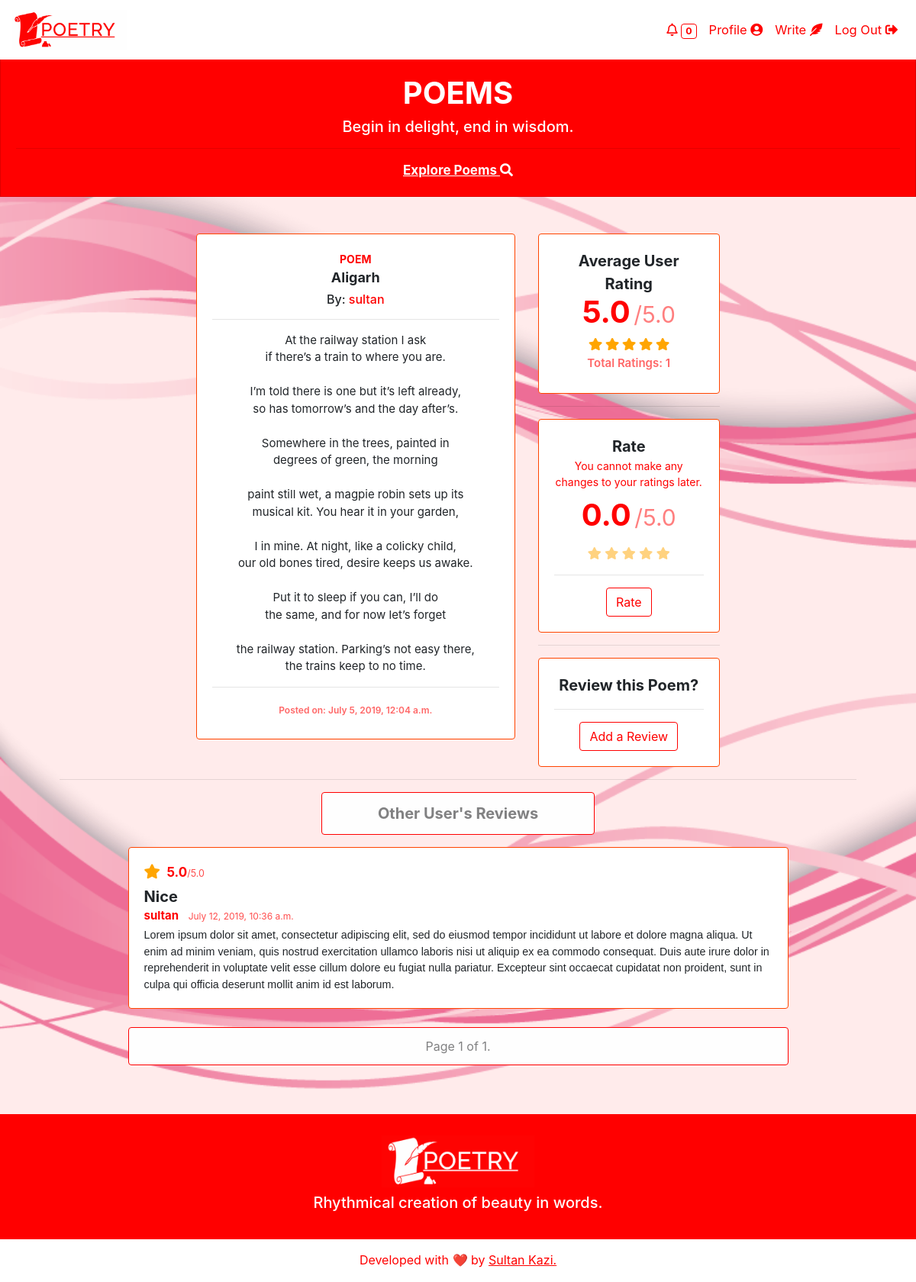
The app's page /read/6 (signed in) with its own data.
### poems/models.py (models this page shows, shortened)
class Poem(models.Model):
    user = models.ForeignKey(User, on_delete=models.CASCADE)
    title = models.CharField(max_length=255)
    poem = models.TextField()
    average_rating = models.DecimalField(max_digits=2, decimal_places=1, default=0.0)
    total_ratings = models.IntegerField(default=0)
    date = models.DateTimeField(auto_now_add=True, blank=True)

class Rating(models.Model):
    user = models.ForeignKey(User, on_delete=models.CASCADE)
    poem = models.ForeignKey(Poem, on_delete=models.CASCADE)
    CHOICE = [(1.0, "1.0"), (2.0, "2.0"), (3.0, "3.0"), (4.0, "4.0"), (5.0, "5.0")]
    rating = models.DecimalField(max_digits=2, decimal_places=1, choices=CHOICE)
    class Meta:
        unique_together = ("user", "poem")

class Review(models.Model):
    user = models.ForeignKey(User, on_delete=models.CASCADE)
    poem = models.ForeignKey(Poem, on_delete=models.CASCADE)
    headline = models.CharField(max_length=64)
    review = models.TextField()
    date = models.DateTimeField(auto_now_add=True, blank=True)
    class Meta:
        unique_together = ("user", "poem")

### poems/views.py (the view)
# urls.py: path("read/<int:poem_id>", views.read_view, name="read"),
@require_http_methods(["GET", "POST"])
@login_required(login_url="login")
def read_view(request, poem_id):
    try:
        poem = Poem.objects.get(id=poem_id)
    except Poem.DoesNotExist:
        raise Http404("Poem does not exist!")
    context = {"poem": poem}
    try:
        context["rating"] = Rating.objects.get(poem=poem, user=request.user)
    except:
        print("No Ratings by User!")
    try:
        context["review"] = Review.objects.get(poem=poem, user=request.user)
    except:
        print("No Review by User!")
    try:
        reviews = (
            Review.objects.filter(poem=poem).exclude(user=request.user).order_by("-id")
        )
        paginator = Paginator(reviews, 10)
        page = request.GET.get("page")
        reviews_per_page = paginator.get_page(page)
        context["reviews"] = reviews_per_page
        ratings = []
        for review in reviews:
            try:
                rating = Rating.objects.get(poem=poem, user=review.user)
                ratings.append(rating)
            except:
                ratings.append({"user": review.user, "rating": "0.0"})
                print("No Ratings!")
        context["ratings"] = ratings
    except:
        print("No Reviews!")
    context["notif_count"] = get_notif_count(request)
    return render(request, "poems/read.html", context)

### poems/views.py (called while the page is built)
def get_notif_count(request):
    notif_count = 0
    try:
        notifications = Notification.objects.all().filter(
            receiver=request.user, read=False
        )
        for notification in notifications:
            notif_count += 1
    except:
        print("No notifications!")
    return notif_count

### poems/templates/poems/read.html (shortened to what this page needs)
{% extends "poems/base.html" %}
{% block main %}
    <div class="row">
        <div class="col-lg-2"></div>
        <div class="col-lg-5">
            <div class="card-deck">
                <div class="card fade-animation">
                    <div class="card-body text-center">
                        <strong>
                            <label class="poem-label">POEM</label>
                            <p class="poem-title">{{ poem.title }}</p>
                        </strong>
                        <h6 style="margin-top: -10px;">By: <a href="/profile/{{poem.user}}"> {{ poem.user }}</a></h6>
                        <hr>
                        <div>
                            <label class="poem-data">{{ poem.poem }}</label>
                        </div>
                        <hr>
                        <label class="posted">Posted on: {{ poem.date }}</label>
                    </div>
                </div>
            </div>
            <br>
        </div>
        <div class="col-lg-3">
            <div class="card-deck">
                <div class="card fade-animation">
                    <div class="card-body text-center">
                        <div class="row">
                            <div class="col-lg-12">
                                <strong style="font-size: 20px;">Average User Rating</strong>
                                <div style="margin: -8px;">
                                    <label class="poem-label" style="font-size: 40px;"><strong>{{ poem.average_rating }}</strong></label>
                                    <span style="font-size: 30px; color: rgba(255, 0, 0, 0.5);">/5.0</span>
                                </div>
                                <div class="stars-outer" title="{{ poem.average_rating }}/5.0&#013;Total Ratings: {{ poem.total_ratings }}">
                                    <div class="stars-inner"></div>
                                </div>
                                <br><label class="posted" style="font-size: 15px;">Total Ratings: {{ poem.total_ratings }}</label>
                            </div>
                        </div>
                    </div>
                </div>
            </div>
            <hr>
            <div class="card-deck">
                <div class="card fade-animation">
                    <div class="card-body text-center">
                        <div class="row">
                            <div class="col-lg-12">
                                {% if not rating %}
                                    <strong style="font-size: 20px;">Rate</strong>
                                    <div style="margin-bottom: -5px; font-size: 13px;">
                                        <label class="poem-label">You cannot make any changes to your ratings later.</label>
                                    </div>
                                    <div>
                                        <label class="poem-label" style="font-size: 40px;"><strong id="my_rating">0.0</strong></label>
                                        <span style="font-size: 30px; color: rgba(255, 0, 0, 0.5);">/5.0</span>
                                    </div>
                                    <span class="fa fa-star rate" id="rate1" onclick="select_rating('rate1');" onmouseover="check('rate1');" onmouseout="uncheck('rate1');"></span>
                                    <span class="fa fa-star rate" id="rate2" onclick="select_rating('rate2');" onmouseover="check('rate2');" onmouseout="uncheck('rate2');"></span>
                                    <span class="fa fa-star rate" id="rate3" onclick="select_rating('rate3');" onmouseover="check('rate3');" onmouseout="uncheck('rate3');"></span>
                                    <span class="fa fa-star rate" id="rate4" onclick="select_rating('rate4');" onmouseover="check('rate4');" onmouseout="uncheck('rate4');"></span>
                                    <span class="fa fa-star rate" id="rate5" onclick="select_rating('rate5');" onmouseover="check('rate5');" onmouseout="uncheck('rate5');"></span>
                                    <form action="/rate" method="POST" class="mt-2">
                                        <hr>
                                        <button type="submit" class="btn btn-outline-red">Rate</button>
                                    </form>
                                {% endif %}
                            </div>
                        </div>
                    </div>
                </div>
            </div>
            {% if not review %}
            <hr>
            <div class="card-deck">
                <div class="card fade-animation">
                    <div class="card-body text-center">
                        <div class="row">
                            <div class="col-lg-12">
                                <strong style="font-size: 20px;">Review this Poem?</strong>
                                <hr>
                                <button type="button" class="btn btn-outline-red" data-toggle="modal" data-target="#addReviewModal">
                                    Add a Review
                                </button>
                            </div>
                        </div>
                    </div>
                </div>
            </div>
            {% endif %}
        </div>
    </div>
    <hr>
    <div class="row">
        <div class="col-lg-4"></div>
        <div class="col-lg-4 alert alert-light fade-animation" style="border-color: red; border-width: 0.75px;">
            <strong style="font-size: 20px;">Other User's Reviews</strong>
        </div>
    </div>
    {% if not reviews %}
    <div class="row">
        <div class="col-lg-1"></div>
        <div class="col-lg-10">
            <div class="card-deck">
                <div class="card fade-animation">
                    <div class="card-body text-center">
                        <h4>No reviews yet!</h4>
                    </div>
                </div>
            </div>
        </div>
    </div>
    {% else %}
        {% for review in reviews %}
        <div class="row">
            <div class="col-lg-1"></div>
            <div class="col-lg-10">
                <div class="card-deck">
                    <div class="card fade-animation">
                        <div class="card-body" style="display: block; text-align: left;">
                            {% for rating1 in ratings %}
                                {% if rating1.user == review.user %}
                                    {% if rating1.rating == "0.0" %}
                                    <span class="fa fa-star unchecked" style="font-size: 19px;" title="{{rating1.rating}}/5.0"></span>
                                    {% else %}
                                    <span class="fa fa-star checked" style="font-size: 19px;" title="{{rating1.rating}}/5.0"></span>
                                    {% endif %}
                                    <label class="pl-1" style="color: red;">
                                        <label style="font-size: 17px; font-weight: 700;">{{rating1.rating}}</label><label style="font-size: 12.5px; color: rgba(255, 0, 0, 0.7);">/5.0</label>
                                    </label>
                                {% endif %}
                            {% endfor %}
                            <div style="margin-top: -10px;">
                            <h5 style="margin-bottom: 0px;"><strong>{{review.headline}}</strong></h5>
                                <label style="font-size: 15px; font-weight: bolder;"><a href="/profile/{{review.user}}">{{review.user}}</a></label>
                                <label class="pl-2" style="font-size: 12px; color: rgba(255, 0, 0, 0.7);"">{{review.date}}</label>
                            </div>
                            <div class="review">
                                {{review.review}}
                            </div>
                        </div>
                    </div>
                </div>
            </div>
        </div>
        <br>
        {% endfor %}
        <div class="row">
            <div class="col-lg-1"></div>
            <div class="col-lg-10">
                <div class="pagination alert alert-light">
                    <span class="step-links">
                        <span class="current">
                            Page {{ reviews.number }} of {{ reviews.paginator.num_pages }}.
                        </span>
                    </span>
                </div>
            </div>
        </div>
    {% endif %}
{% endblock %}

### poems/static/poems/styles.css (style rules this page uses)
body { background: url("bg.png"); background-size: cover; background-attachment: fixed; background-repeat: no-repeat; }
.poem-label { color: red; font-size: 14px; }
.poem-title { font-size: 18px; margin-top: -8px; }
.posted { font-size: 12px; color: rgba(255, 0, 0, 0.6); font-weight: 600; }
.btn-outline-red { border-color: red; background-color: transparent; color: red; }
a { color: red; }
.fade-animation { animation-name: fade; animation-duration: 2.3s; animation-fill-mode: forwards; border-style: solid; border-color: orangered; border-width: 0.9px; }
.poem-data { white-space: pre-wrap; font-size: 15px; height: 100px; }
.checked { color: orange; }
.rate { color: rgba(255, 165, 0, 0.5); cursor: pointer; transition: font-size 0.1s; -webkit-transition: font-size 0.1s; }
.stars-outer { position: relative; display: inline-block; }
.stars-inner { position: absolute; top: 0; left: 0; white-space: nowrap; overflow: hidden; width: 0; }
.stars-outer::before { content: "\f005 \f005 \f005 \f005 \f005"; font-family: "Font Awesome 5 Free"; font-weight: 900; color: rgba(255, 165, 0, 0.5); }
.stars-inner::before { content: "\f005 \f005 \f005 \f005 \f005"; font-family: "Font Awesome 5 Free"; font-weight: 900; color: orange; }
.pagination { text-align: center; display: block; border-style: solid; border-color: red; border-width: 0.5px; animation-name: fade; animation-duration: 2s; animation-fill-mode: forwards; }
.review { margin-top: -25px; font-size: 14.3px; font-family: sans-serif; white-space: pre-line; }

### records on screen
Poem: title "Aligarh", user "sultan", poem "At the railway station I ask if there’s a train to where you are. I’m told there is one but it’s left already, so has tomorrow’s and the day after’s. Somewhere in the trees, painted in degrees of green, the morning paint still wet, a magpie robin sets up its musical kit. You hear it in your garden, I in mine. At night, like a colicky child, our old bones tired, desire keeps us awake. Put it to sleep if you can, I’ll do the same, and for now let’s forget the railway station. Parking’s not easy there, the trains keep to no time.", date "July 5, 2019, 12:04 a.m.", average_rating "5.0", total_ratings "1"
Review: headline "Nice", user "sultan", date "July 12, 2019, 10:36 a.m.", review "Lorem ipsum dolor sit amet, consectetur adipiscing elit, sed do eiusmod tempor incididunt ut labore et dolore magna aliqua. Ut enim ad minim veniam, quis nostrud exercitation ullamco laboris nisi ut aliquip ex ea commodo consequat. Duis aute irure dolor in reprehenderit in voluptate velit esse cillum dolore eu fugiat nulla pariatur. Excepteur sint occaecat cupidatat non proident, sunt in culpa qui officia deserunt mollit anim id est laborum."
Rating: rating "5.0"

### other values on screen
{{ notif_count }} "0"
{{ reviews.number }} "1"
{{ reviews.paginator.num_pages }} "1"
